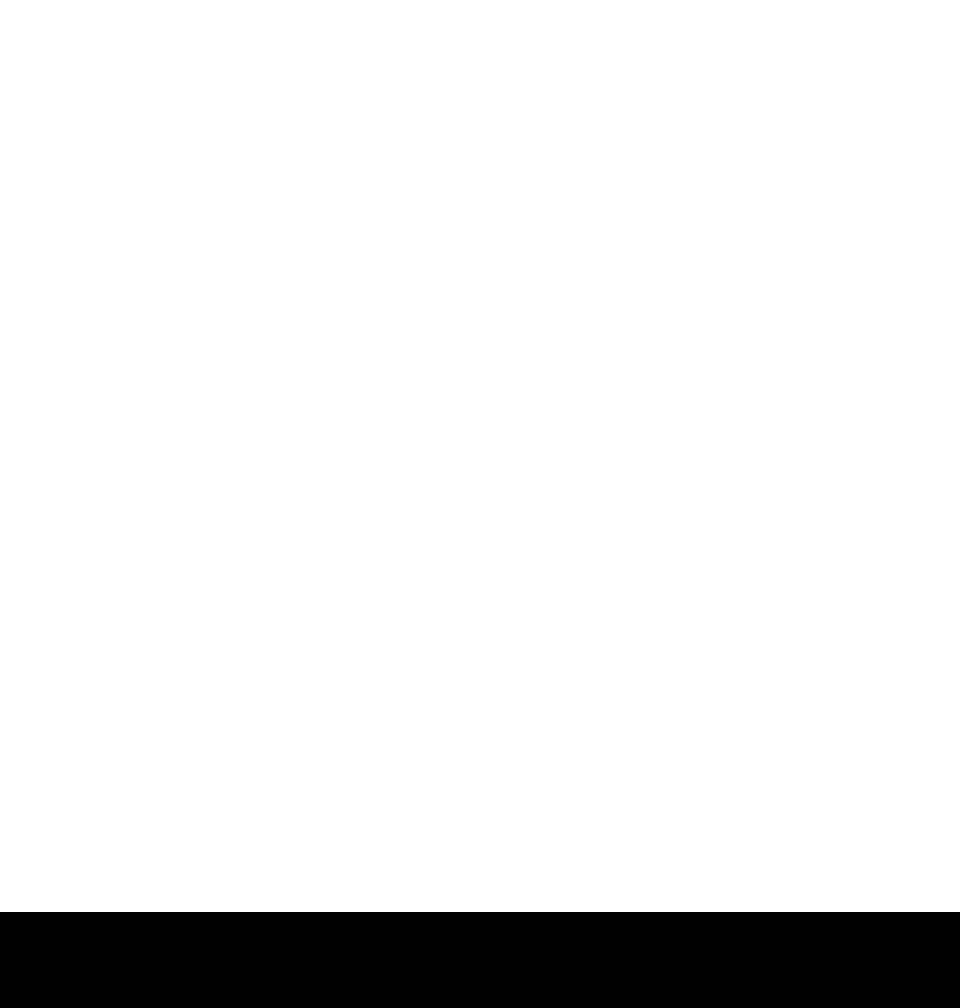

Tiled map render using the project's own tile images. Description and the whole map definition, tile-layer contents included, below:
An orthogonal 20x21 tile map with 48x48 px tiles, 1 tile layer (bg) and 24 objects (8x money, 7x rail, item1, item2, item3, ...).

<map version="1.0" tiledversion="1.1.6" orientation="orthogonal" renderorder="left-down" width="20" height="21" tilewidth="48" tileheight="48" infinite="0" nextobjectid="47">
 <tileset firstgid="1" name="bg" tilewidth="48" tileheight="48" tilecount="4" columns="2">
  <image source="bg.png" width="96" height="96" />
 </tileset>
 <objectgroup name="rail">
  <object id="29" name="rail" x="510" y="788">
   <point />
  </object>
  <object id="30" name="rail" x="166" y="643">
   <point />
  </object>
  <object id="31" name="rail" x="802" y="643">
   <point />
  </object>
  <object id="32" name="rail" x="507" y="490">
   <point />
  </object>
  <object id="33" name="rail" x="800" y="337">
   <point />
  </object>
  <object id="34" name="rail" x="173" y="337">
   <point />
  </object>
  <object id="35" name="rail" x="512" y="177">
   <point />
  </object>
 </objectgroup>
 <objectgroup name="item">
  <object id="15" name="item1" x="120" y="556">
   <point />
  </object>
  <object id="16" name="item2" x="707" y="887">
   <point />
  </object>
  <object id="17" name="item3" x="588" y="741">
   <point />
  </object>
 </objectgroup>
 <objectgroup name="money">
  <object id="18" name="money" x="558" y="444">
   <point />
  </object>
  <object id="19" name="money" x="509" y="444">
   <point />
  </object>
  <object id="20" name="money" x="456" y="444">
   <point />
  </object>
  <object id="21" name="money" x="242" y="307">
   <point />
  </object>
  <object id="23" name="money" x="723" y="267">
   <point />
  </object>
  <object id="24" name="money" x="510" y="604">
   <point />
  </object>
  <object id="26" name="money" x="243" y="207">
   <point />
  </object>
  <object id="27" name="money" x="564" y="136">
   <point />
  </object>
 </objectgroup>
 <objectgroup name="monster">
  <object id="1" name="monster1" x="510" y="738">
   <point />
  </object>
  <object id="2" name="monster2" x="788" y="879">
   <point />
  </object>
  <object id="3" name="monster3" x="168" y="605">
   <point />
  </object>
  <object id="4" name="monster4" x="807" y="605">
   <point />
  </object>
  <object id="5" name="monster5" x="468" y="137">
   <point />
  </object>
  <object id="7" name="monster7" x="799" y="299">
   <point />
  </object>
 </objectgroup>
 <layer name="bg" width="20" height="21">
  <data encoding="csv">
1,1,1,1,1,1,1,1,1,1,1,1,1,1,1,1,1,1,1,1,
1,1,1,1,1,1,1,1,1,1,1,1,1,1,1,1,1,1,1,1,
1,1,1,1,1,1,1,1,1,1,1,1,1,1,1,1,1,1,1,1,
1,1,1,1,1,1,1,1,1,1,1,1,1,1,1,1,1,1,1,1,
1,1,1,1,1,1,1,1,1,1,1,1,1,1,1,1,1,1,1,1,
1,1,1,1,1,1,1,1,1,1,1,1,1,1,1,1,1,1,1,1,
1,1,1,1,1,1,1,1,1,1,1,1,1,1,1,1,1,1,1,1,
1,1,1,1,1,1,1,1,1,1,1,1,1,1,1,1,1,1,1,1,
1,1,1,1,1,1,1,1,1,1,1,1,1,1,1,1,1,1,1,1,
1,1,1,1,1,1,1,1,1,1,1,1,1,1,1,1,1,1,1,1,
1,1,1,1,1,1,1,1,1,1,1,1,1,1,1,1,1,1,1,1,
1,1,1,1,1,1,1,1,1,1,1,1,1,1,1,1,1,1,1,1,
1,1,1,1,1,1,1,1,1,1,1,1,1,1,1,1,1,1,1,1,
1,1,1,1,1,1,1,1,1,1,1,1,1,1,1,1,1,1,1,1,
1,1,1,1,1,1,1,1,1,1,1,1,1,1,1,1,1,1,1,1,
1,1,1,1,1,1,1,1,1,1,1,1,1,1,1,1,1,1,1,1,
1,1,1,1,1,1,1,1,1,1,1,1,1,1,1,1,1,1,1,1,
1,1,1,1,1,1,1,1,1,1,1,1,1,1,1,1,1,1,1,1,
1,1,1,1,1,1,1,1,1,1,1,1,1,1,1,1,1,1,1,1,
0,0,0,0,0,0,0,0,0,0,0,0,0,0,0,0,0,0,0,0,
0,0,0,0,0,0,0,0,0,0,0,0,0,0,0,0,0,0,0,0
</data>
 </layer>
</map>
